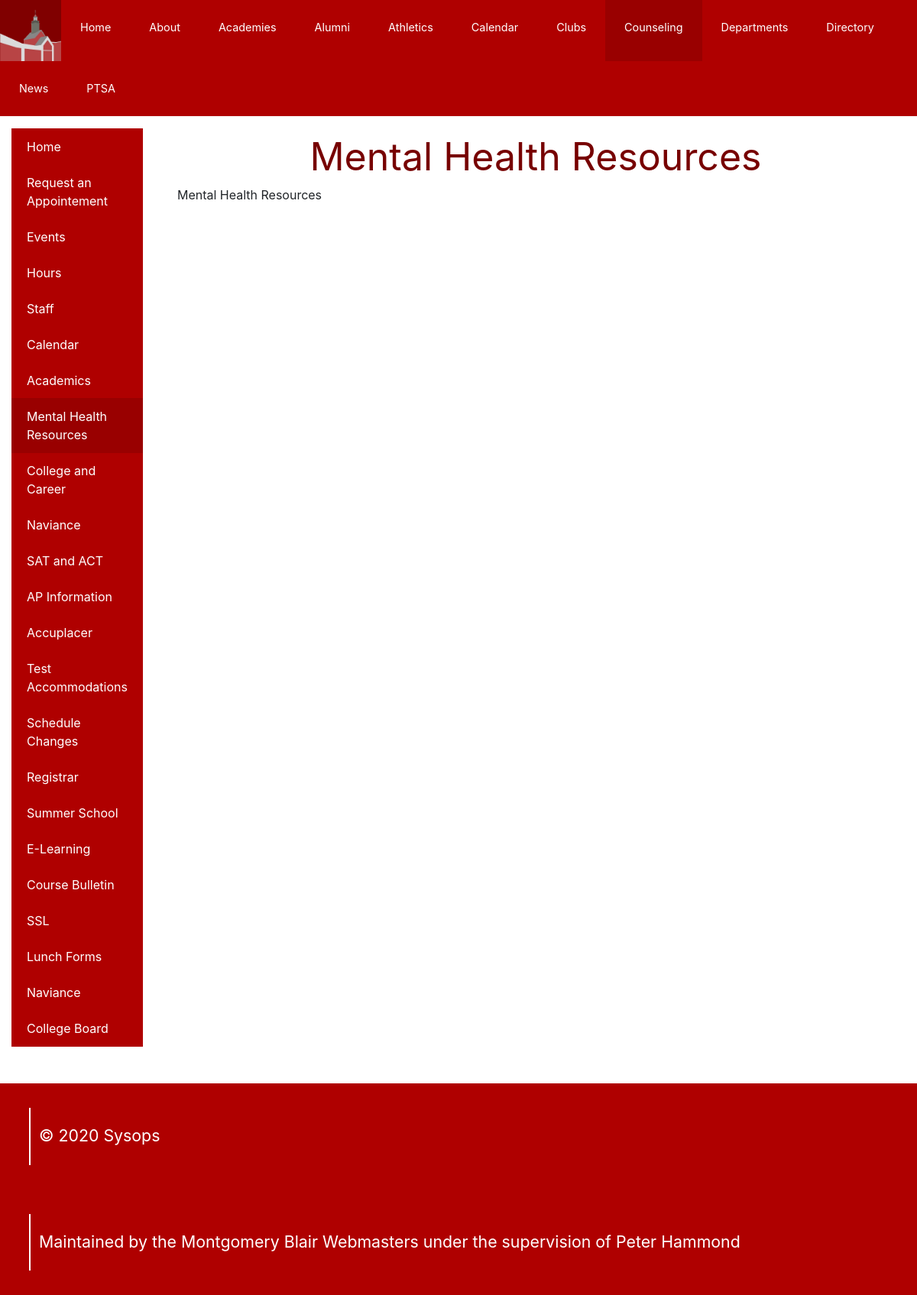
The page /Mental Health Resources/ on the database its author committed.
### core/models.py (models this page shows, shortened)
class TextPage(models.Model):
    title = models.CharField(max_length=200)
    shortTitle = models.CharField(max_length=200)
    content = models.TextField()
    numId = models.IntegerField()

### core/views.py (the view)
# urls.py: path('<str:st>/', views.contentPage, name='content'),
def contentPage(request,st):
    return render(request,"core/content.html",{"objects":TextPage.objects.order_by('numId'),"text":get_object_or_404(TextPage,shortTitle=st )})

### core/templates/core/content.html (shortened to what this page needs)
{% extends 'base.html' %}
{% block body %}
    <p style="text-align:center;font-size: 50px;color:#700;margin:0">{{text.title}}</p>
      <div style="text-align:left;padding-left:15px;padding-right:20px">
        {% load bbcode_tags %}
        <p>{{ text.content|bbcode|safe }}</p>
    </div>
</div>
{% endblock %}

### core/templates/core/sidebar.html
<div class="list-group float-left">
    <a id="homePageLink" href="{% url 'core:index' %}" class="list-group-item list-group-item-action">Home</a>
    <a id="formLink" href="https://docs.google.com/forms/d/e/1FAIpQLSdyIrtRv1Kg4lCMIiMbjAwGuqTG3Bg8hrPeeY5CjTykh388OA/viewform" class="list-group-item list-group-item-action">Request an Appointement</a>
    <a id="eventsLink" href="{% url 'core:events' %}" class="list-group-item list-group-item-action">Events</a>
    {% for object in objects %}
    <a id="sidelink-{{object.id}}" href="{% url 'core:content' object.shortTitle %}" class="list-group-item list-group-item-action">{{ object.shortTitle }}</a>
    {% endfor %}
    <a href="#" class="list-group-item list-group-item-action external">Naviance</a>
    <a href="#" class="list-group-item list-group-item-action external">College Board</a>
</div>

### static/core/style.css (style rules this page uses)
body { font-family: "Tahoma", Geneva, sans-serif; background-color: #eeeeee; margin: 0; padding: 0; }
.list-group-item.list-group-item-action.active { background-color: #990000; border: none; }
.list-group-item.list-group-item-action { background-color: #af0000; color: white; border: none; transition: background-color 0.5s; }
.list-group { background-color: #af0000; border: none; }

### rows shown on the page
TextPage: shortTitle "Hours"
TextPage: shortTitle "Staff"
TextPage: shortTitle "Calendar"
TextPage: shortTitle "Academics"
TextPage: shortTitle "Mental Health Resources", title "Mental Health Resources", content|bbcode "Mental Health Resources"
TextPage: shortTitle "College and Career"
TextPage: shortTitle "Naviance"
TextPage: shortTitle "SAT and ACT"
TextPage: shortTitle "AP Information"
TextPage: shortTitle "Accuplacer"
TextPage: shortTitle "Test Accommodations"
TextPage: shortTitle "Schedule Changes"
TextPage: shortTitle "Registrar"
TextPage: shortTitle "Summer School"
TextPage: shortTitle "E-Learning"
TextPage: shortTitle "Course Bulletin"
TextPage: shortTitle "SSL"
TextPage: shortTitle "Lunch Forms"
